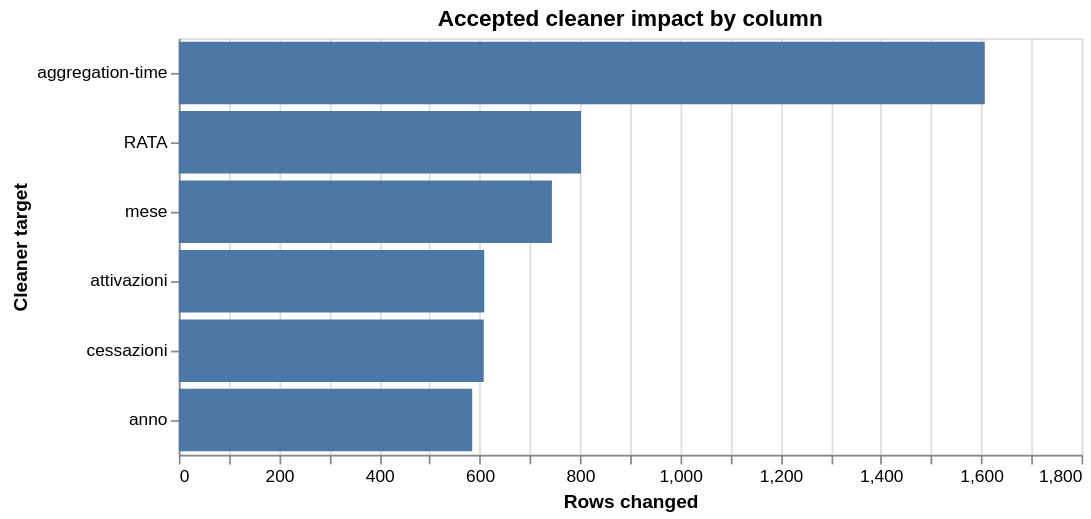

The code cell stored with this chart in its notebook:
### Code cell
cleaner_chart_data = cleaner_view.sort_values("changed_rows", ascending=False).copy()

alt.Chart(cleaner_chart_data).mark_bar().encode(
    y=alt.Y("column_name:N", sort="-x", title="Cleaner target"),
    x=alt.X("changed_rows:Q", title="Rows changed"),
    tooltip=["column_name", "function_name", alt.Tooltip("changed_rows:Q", format=",")],
).properties(
    title="Accepted cleaner impact by column",
    width=520,
    height=240,
)

### Figure 1 — Vega-Lite specification as saved in the notebook (floating-point values rounded to 4 significant figures)
{"config": {"view": {"continuousWidth": 300, "continuousHeight": 300}}, "data": {"name": "data-a7ff0fcf6416fe6c0146965dfa1fe99d"}, "mark": {"type": "bar"}, "encoding": {"tooltip": [{"field": "column_name", "type": "nominal"}, {"field": "function_name", "type": "nominal"}, {"field": "changed_rows", "format": ",", "type": "quantitative"}], "x": {"field": "changed_rows", "title": "Rows changed", "type": "quantitative"}, "y": {"field": "column_name", "sort": "-x", "title": "Cleaner target", "type": "nominal"}}, "height": 240, "title": "Accepted cleaner impact by column", "width": 520, "$schema": "https://vega.github.io/schema/vega-lite/v6.4.1.json", "datasets": {"data-a7ff0fcf6416fe6c0146965dfa1fe99d": [{"column_name": "aggregation-time", "function_name": "clean_aggregation_time", "changed_rows": 1607, "summary": "Applied successfully: 1607 rows changed."}, {"column_name": "RATA", "function_name": "clean_RATA", "changed_rows": 802, "summary": "Applied successfully: 802 rows changed."}, {"column_name": "mese", "function_name": "clean_mese", "changed_rows": 744, "summary": "Applied successfully: 744 rows changed."}, {"column_name": "attivazioni", "function_name": "clean_COLUMN", "changed_rows": 609, "summary": "Applied successfully: 609 rows changed."}, {"column_name": "cessazioni", "function_name": "clean_COLUMN", "changed_rows": 608, "summary": "Applied successfully: 608 rows changed."}, {"column_name": "anno", "function_name": "clean_COLUMN", "changed_rows": 585, "summary": "Applied successfully: 585 rows changed."}]}}
